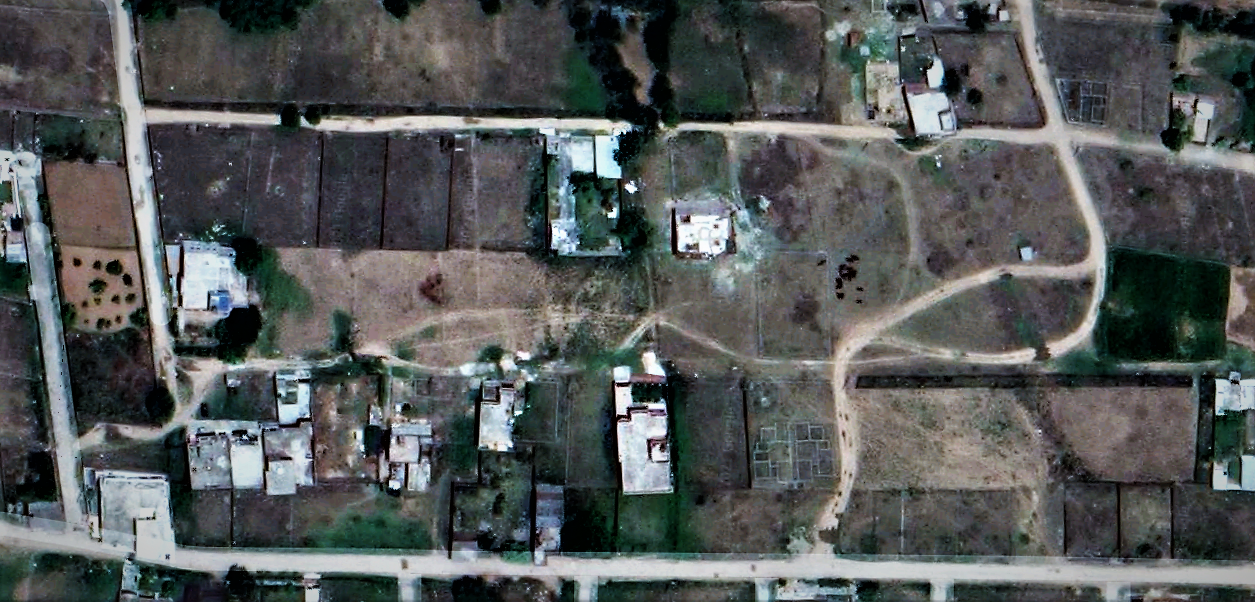
#> input picture dataset/3.png, 1255 x 602 px; its folder holds only this picture in this run
$ python -i script.py   (imports and definitions only)
#> lines starting #> are read from the running program, lines starting #| are printed output that depends on the picture; after the words box and inside, x2 and y2 are one past the last pixel; in counts of white or black regions, pixels touching at a corner belong together
import numpy as np
import matplotlib.pyplot as plt
import cv2
from PIL import Image

# [6 lines left out: function print_img, not called in this run]

def bwareaopen(img, min_size, connectivity=8):
    """Remove small objects from binary image (approximation of
    bwareaopen in Matlab for 2D images).
    Args:
        img: a binary image (dtype=uint8) to remove small objects from
        min_size: minimum size (in pixels) for an object to remain in the image
        connectivity: Pixel connectivity; either 4 (connected via edges) or 8 (connected via edges and corners).
    Returns:
        the binary image with small objects removed
    """
    # Find all connected components (called here "labels")
    num_labels, labels, stats, centroids = cv2.connectedComponentsWithStats(
        img, connectivity=connectivity)
    # check size of all connected components (area in pixels)
    for i in range(num_labels):
        label_size = stats[i, cv2.CC_STAT_AREA]
        # remove connected components smaller than min_size
        if label_size < min_size:
            img[labels == i] = 0
    return img

def runner(image_name):
#> called with image_name = 'dataset/3.png'
    img = cv2.imread(image_name)
#> img is the input picture: shape (602, 1255, 3); mean B, G, R 88.1, 88.4, 84.7
    # print_img("Original Image", img)

    img_gray = cv2.cvtColor(img, cv2.COLOR_BGR2GRAY)
    # print_img("Gray Image", img_gray)

    img_con_strech = np.copy(img_gray)
    img_con_strech = img_con_strech.astype(np.float32)

    min_val = 0.5 * 255
    max_val = 0.9 * 255

    img_con_strech = 255*(img_con_strech-min_val)/(max_val-min_val)
    img_con_strech[img_con_strech > 255] = 255
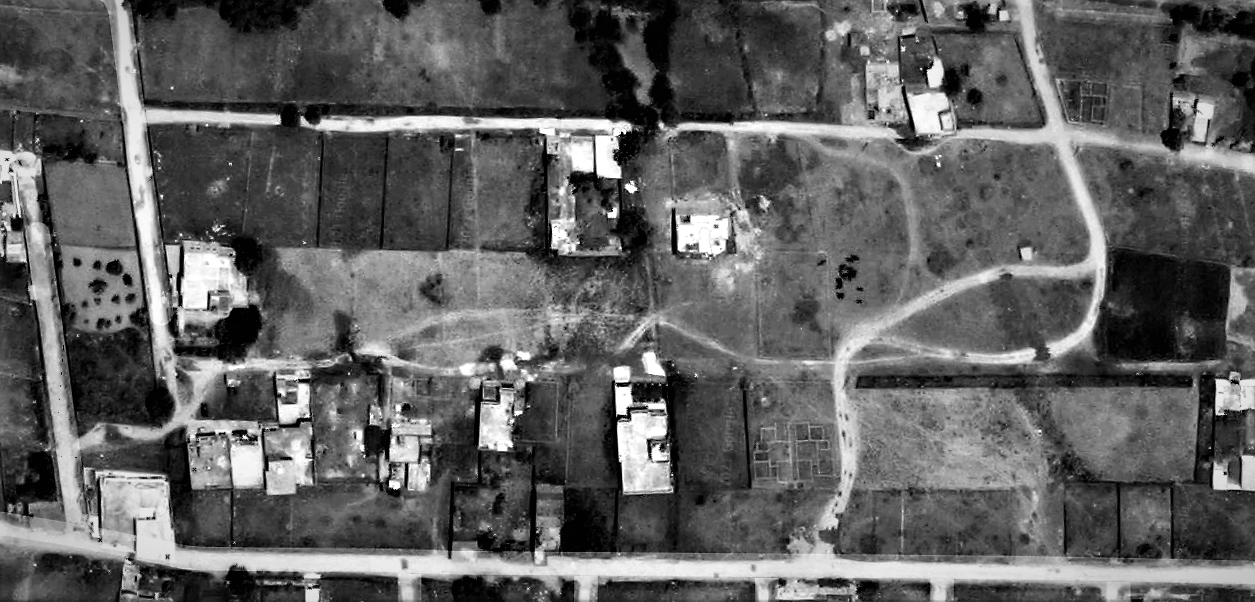
#> img_con_strech: shape (602, 1255) float32; min -318.8, max 255, mean -100.7; drawn with min black and max white
    img_con_strech[img_con_strech < 0] = 0

    img_con_strech = img_con_strech.astype(np.uint8)

    # print_img("Contrast Strecthed Image", img_con_strech)

    level = 0.5
    level_val = level * 255
    img_thres = np.copy(img_con_strech)
    img_thres[img_thres < level_val] = 0
    img_thres[img_thres >= level_val] = 255
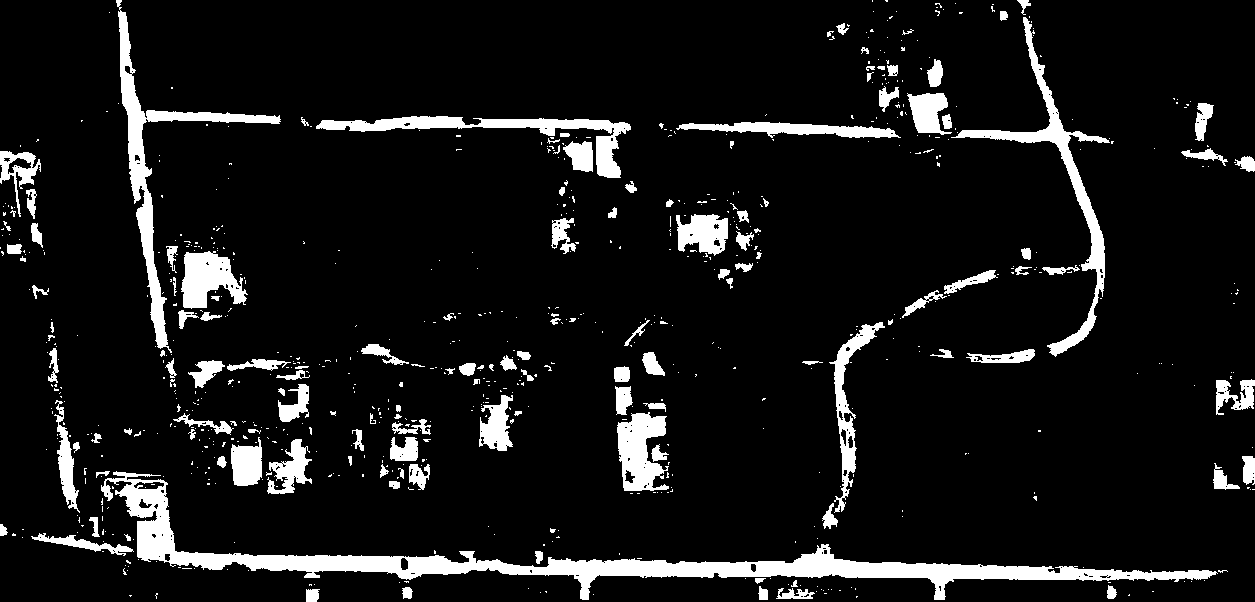
#> img_thres: shape (602, 1255); 9.1% white; 756 white regions (620 under 20 px), largest, box (x1, y1, x2, y2) and area: (101, 471, 1218, 600) 18407, (116, 0, 281, 353) 5471, (951, 17, 1110, 357) 4683

    # print_img("Thresholded Image", img_thres)

    img_med_filter = cv2.medianBlur(img_thres, 3)
#> img_med_filter: shape (602, 1255); 8.9% white; 266 white regions (144 under 20 px), largest, box (x1, y1, x2, y2) and area: (101, 472, 1217, 600) 18501, (118, 11, 281, 352) 5441, (956, 17, 1109, 356) 4690
    # print_img("Median Filtered Image", img_med_filter)

    img_dilation = cv2.dilate(img_thres, np.ones((3, 3), np.uint8), iterations=1)
#> img_dilation: shape (602, 1255); 12.9% white; 396 white regions (214 under 20 px), largest, box (x1, y1, x2, y2) and area: (95, 470, 1229, 601) 23007, (115, 0, 282, 358) 6904, (947, 0, 1115, 358) 6664
    # print_img("Dilated Image", img_dilation)

    img_open = bwareaopen(img_dilation, 5000, connectivity=4)
#> in bwareaopen, `num_labels, labels, stats, centroids = cv2.connectedComponentsWithStat..`:
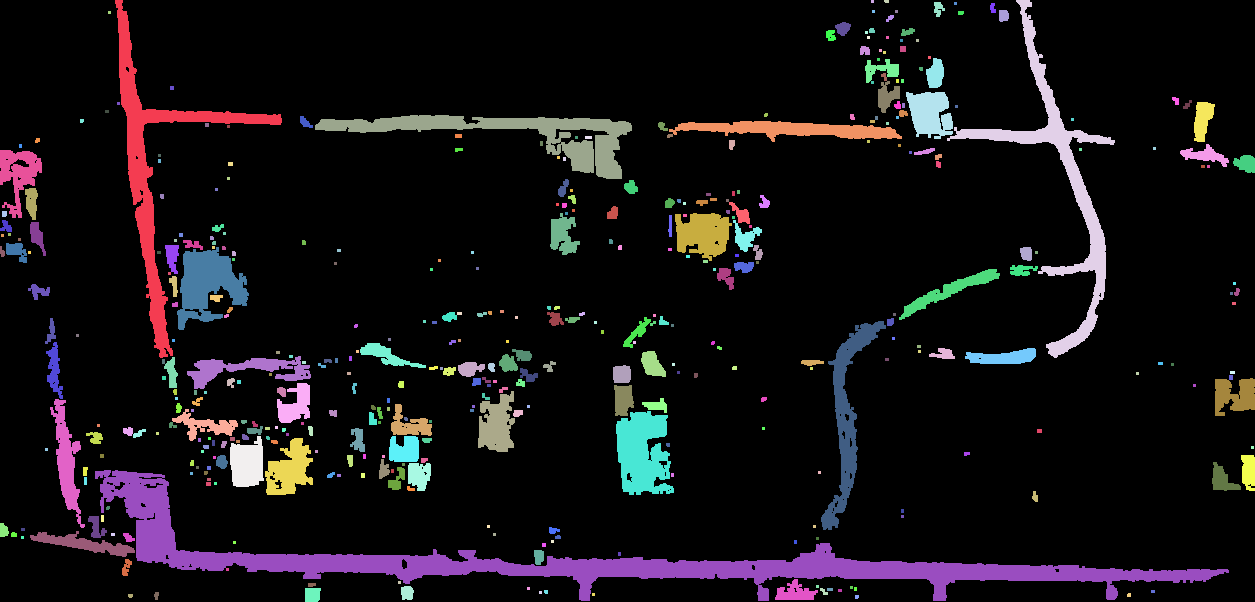
#> labels: shape (602, 1255) int32; 414 distinct labels, from 0 to 413; one colour per label, 0 black
#> in bwareaopen, `num_labels, labels, stats, centroids = cv2.connectedComponentsWithStat..`: num_labels = 414; stats = 414 rows, first 6: [0, 0, 1255, 602, 658335], [115, 0, 167, 358, 6904], [871, 0, 3, 3, 9], [884, 0, 5, 3, 14], [947, 0, 168, 358, 6664], [934, 2, 11, 15, 105]; centroids = 414 pairs, first value 1.74 to 1252, second value 0.929 to 596.4
#> the loop in bwareaopen, `for i in range(num_labels):` made 414 passes
#> label_size on passes 1 to 3: 658335, 6904, 9
#> after the loop in bwareaopen, `for i in range(num_labels):`:
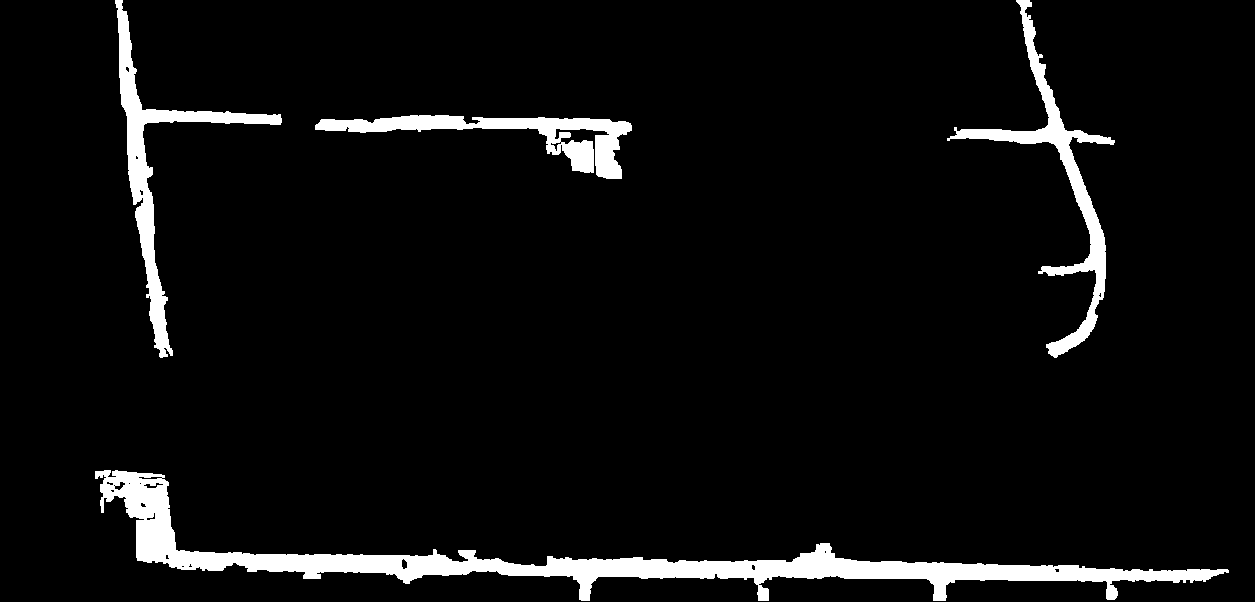
#> img: shape (602, 1255); 5.6% white; 4 white regions, box (x1, y1, x2, y2) and area: (95, 470, 1229, 601) 22998, (115, 0, 282, 358) 6904, (947, 0, 1115, 358) 6664, (315, 115, 632, 179) 5989
    # print_img("Open Image", img_open)

    img_closing = cv2.morphologyEx(img_open, cv2.MORPH_CLOSE, np.ones((3, 3), np.uint8), iterations=1)
#> img_closing: shape (602, 1255); 5.7% white; 4 white regions, box (x1, y1, x2, y2) and area: (95, 470, 1229, 602) 23325, (115, 0, 282, 358) 6976, (947, 0, 1115, 358) 6699, (315, 115, 632, 179) 6124
    # print_img("Closing Image", img_closing)

    img_edge_canny = cv2.Canny(img_closing, 500, 500)
#> img_edge_canny: shape (602, 1255); 0.78% white in thin lines or dots
    # print_img("Canny Image", img_edge_canny)

    img_edge_morph_grad = cv2.morphologyEx(img_closing, cv2.MORPH_GRADIENT, np.ones((3, 3), np.uint8), iterations=1)
#> img_edge_morph_grad: shape (602, 1255); 1.8% white in thin lines or dots
    # print_img("Morph Gradient Image", img_edge_morph_grad)

    img_edge_closing = cv2.morphologyEx(img_edge_morph_grad, cv2.MORPH_CLOSE, np.ones((3, 3), np.uint8), iterations=1)
#> img_edge_closing: shape (602, 1255); 1.9% white in thin lines or dots
    # print_img("Edge Closing Image", img_edge_closing)

    background = Image.fromarray(img_gray)
    overlay = Image.fromarray(img_edge_morph_grad)

    final_img = Image.blend(background, overlay, 0.7)
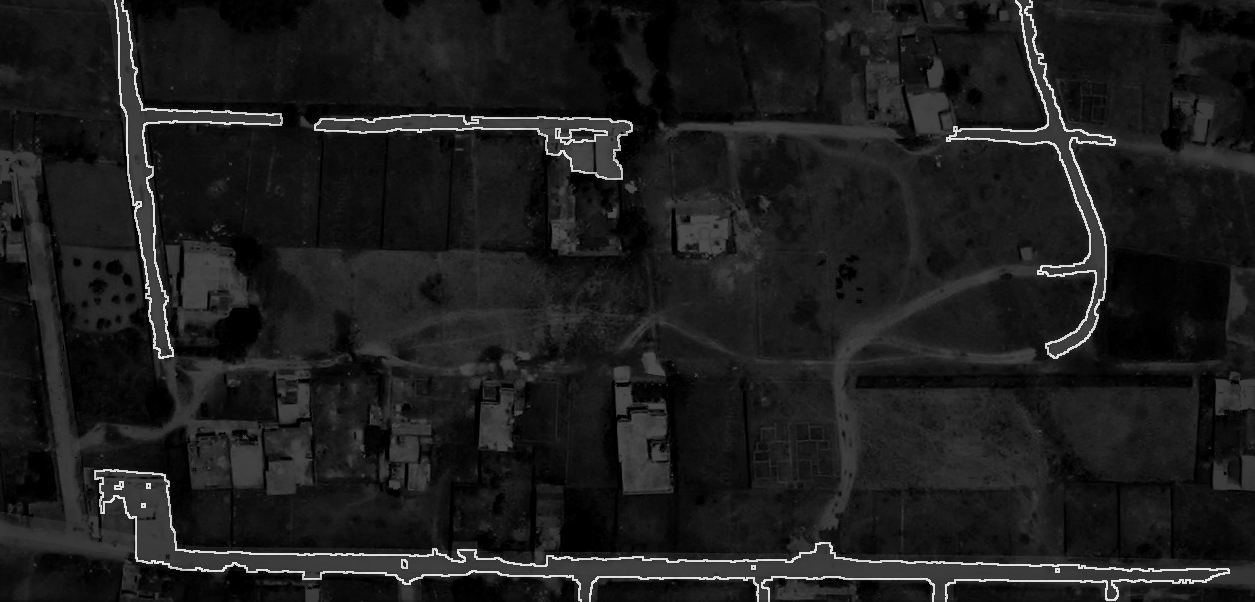
#> final_img: PIL image 1255x602 L; min 0, max 231, mean 29

    # print_img("Final Image", final_img)
    cv2.imwrite("{}_final_img.jpg".format(image_name), np.array(final_img))

# main
# extract all file names from Input images folder
import os
name = []
# [2 lines not run here, left out]

name = name[0:]

# [3 lines not run here, left out]

>>> result = runner('dataset/3.png')

$ run again, on dataset/_4.png
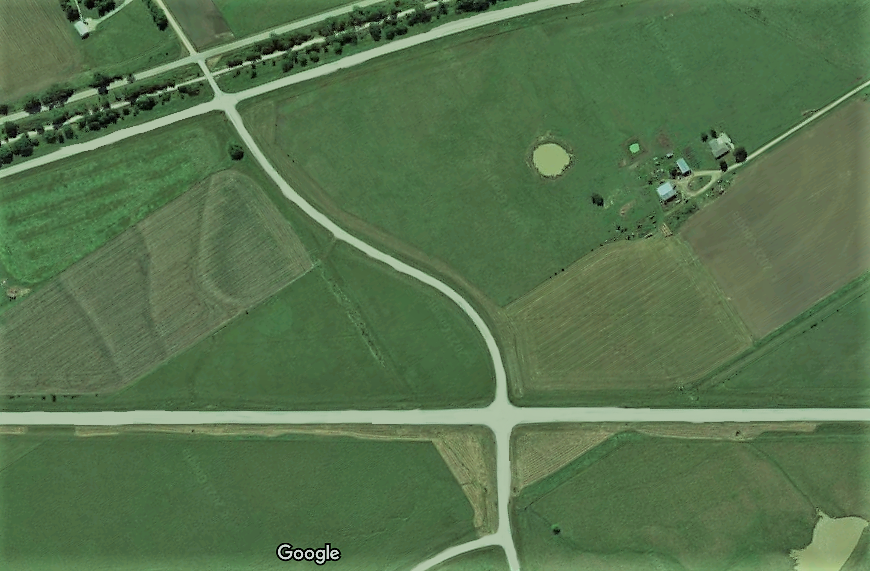
#> input picture dataset/_4.png, 870 x 571 px
#> in runner, img is the input picture: shape (571, 870, 3); mean B, G, R 76.7, 114.4, 86.4
#> img_med_filter: shape (571, 870); 4.1% white; 58 white regions (36 under 20 px), largest, box (x1, y1, x2, y2) and area: (0, 0, 870, 571) 19033, (157, 0, 196, 55) 206, (796, 566, 839, 571) 135
#> img_dilation: shape (571, 870); 6.2% white; 76 white regions (36 under 20 px), largest, box (x1, y1, x2, y2) and area: (0, 0, 870, 571) 25103, (277, 544, 340, 564) 698, (745, 80, 870, 162) 639
#> labels: shape (571, 870) int32; 79 distinct labels, from 0 to 78
#> num_labels = 79; stats = 79 rows, first 6: [0, 0, 870, 571, 466110], [74, 0, 5, 7, 22], [124, 0, 9, 5, 35], [156, 0, 44, 61, 431], [357, 0, 26, 8, 106], [442, 0, 8, 2, 16]; centroids = 79 pairs, first value 1 to 822, second value 0.5 to 567.9
#> the loop in bwareaopen, `for i in range(num_labels):` made 79 passes
#> label_size on passes 1 to 8: 466110, 22, 35, 431, 106, 16, 25103, 67
#> after the loop in bwareaopen, `for i in range(num_labels):`:
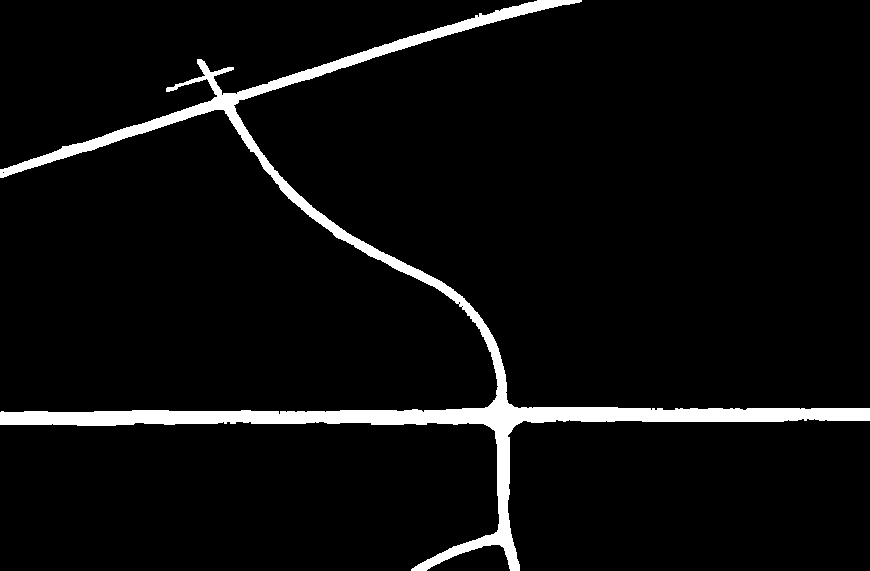
#> img: shape (571, 870); 5.1% white; 1 white region, box (x1, y1, x2, y2) and area: (0, 0, 870, 571) 25103
#> img_closing: shape (571, 870); 5.1% white; 1 white region, box (x1, y1, x2, y2) and area: (0, 0, 870, 571) 25177
#> img_edge_canny: shape (571, 870); 0.88% white in thin lines or dots
#> img_edge_morph_grad: shape (571, 870); 2.1% white in thin lines or dots
#> img_edge_closing: shape (571, 870); 2.1% white in thin lines or dots
#> in runner, `final_img = Image.blend(background, overlay, 0.7)`:
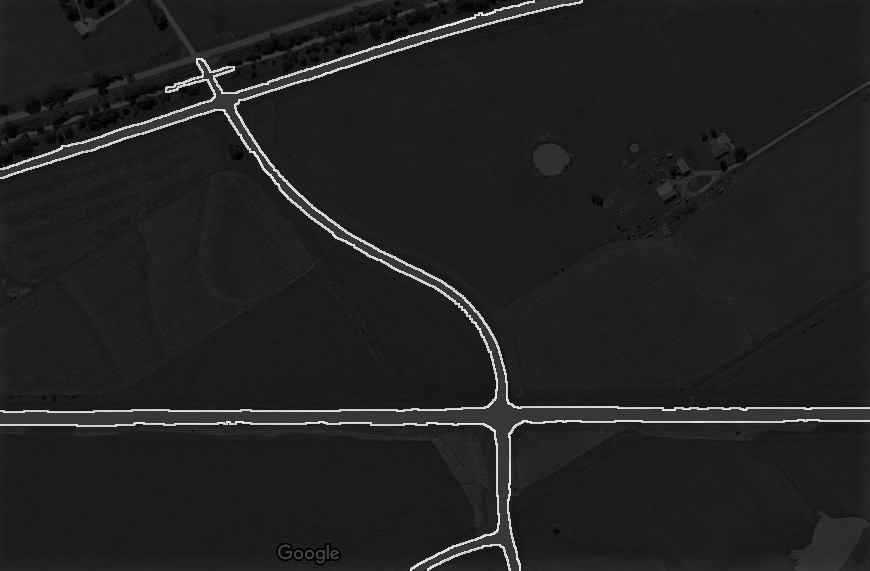
#> final_img: PIL image 870x571 L; min 0, max 231, mean 33.8
